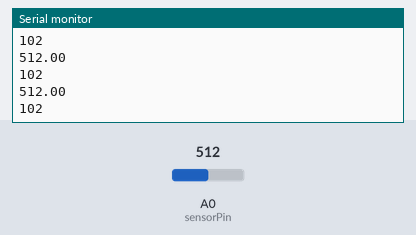
Recording of a sketch running on a simulated ESP8266 (NodeMCU). Shown: the last lines printed to the serial monitor. Inputs (shaded band) come from the test bench; at power-on: A0 (sensorPin) = 512. WiFi joins after 1.5 s; servers stay silent unless stated.

Above: at 3.0 s.
3.1 s: A0 (sensorPin) set to 490
At 3.12 s:
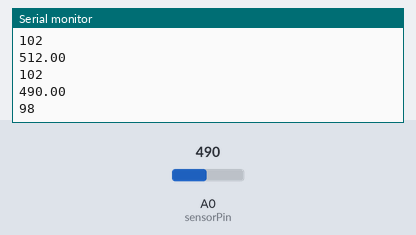
4.6 s: A0 (sensorPin) set to 510
At 4.64 s:
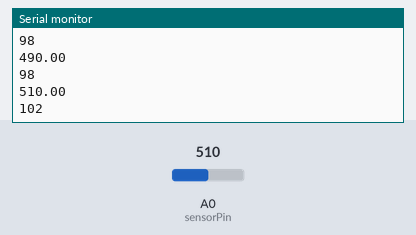
Timing chart, 0 to 7.6 s (numbered marks = the images above; inputs shaded):
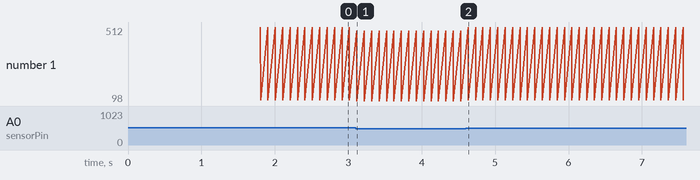

The sketch:

Water_level_Blynk.ino
```cpp
#define BLYNK_PRINT Serial
#include <ESP8266WiFi.h>
#include <BlynkSimpleEsp8266.h>

// Authorization token from the Blynk App.
char auth[] = "XXXXXXXXXXXXXXXXX";

// Your WiFi credentials.
// Set password to "" for open networks.
char ssid[] = "XXXXXXXXXXXXXXX";
char pass[] = "XXXXXXXXXXXXXXX";
char server[] = "XXXXXXXXXXXXXX";


const int sensorPin= A0; //sensor pin connected to analog pin A0
float liquid_level;
int liquid_percentage;
int top_level = 500;//Maximum water level
int bottom_level = 0;//Minimum water level


void setup() {
  Serial.begin(9600);
  Blynk.begin(auth, ssid, pass, server);
  pinMode(sensorPin, INPUT);
  Blynk.virtualWrite(V0, liquid_level);
  Blynk.virtualWrite(V1, liquid_percentage);//This wil show the percentage of water in the container in a virtual pin V1
  Blynk.run();
}


void loop() {
  liquid_level = analogRead(sensorPin);
  liquid_percentage = ((liquid_level-bottom_level)/top_level)*100;//Percentage of water in the container
  Serial.println(liquid_level);//This will print the liquid level in the monitor
  Serial.println(liquid_percentage);//This will print the percentage of liquid in the monitor
  Blynk.virtualWrite(V0, liquid_level);
  Blynk.virtualWrite(V1, liquid_percentage);
  delay(100);
  Blynk.run();
}
```

Measured:
- after the input at 3.1 s, the serial monitor: prints a new line at once (image 1)
- after the input at 4.6 s, the serial monitor: prints a new line at once (image 2)
- plotted number 1: 102 → 98 after the input at 3.1 s
